Frame 1 (no input): blank canvas, image omitted
Frame 60 (no input): blank canvas, image omitted
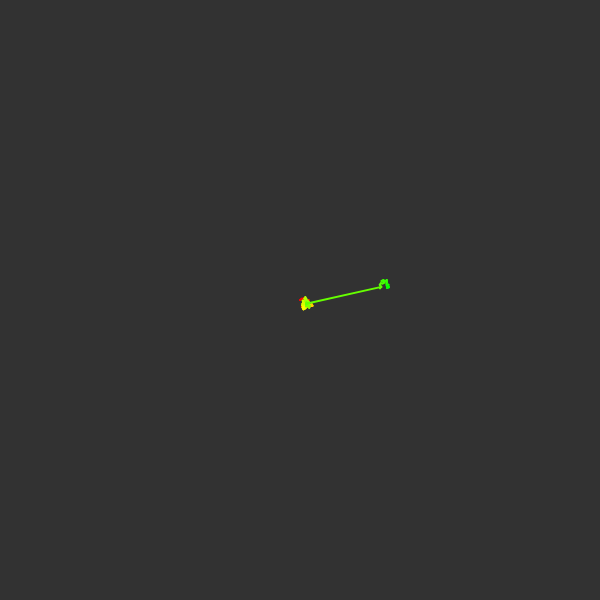
Frame 120 (the mouse pressed at the canvas centre since frame 60)

The p5.js sketch whose frames 1 and 60 were blank and that drew this single picture after the mouse press (run headless with seeded random() and noise() and a simulated clock; from frame 60 on, the mouse is pressed at the canvas centre):

// p5.js sketch
// ── sketch.js
let pos;
let previous;
let n = 0;

function setup() {
  createCanvas(600, 600);
  background(50);
  colorMode(HSB);
  pos = createVector(width / 2, height / 2);
  previous = pos.copy();
}

function draw() {
  stroke(n % 256, 255, 255);
  n++;
  strokeWeight(2);
  line(pos.x, pos.y, previous.x, previous.y);
  previous.set(pos);
  let step = p5.Vector.random2D();
  let r = random(1);
  //Levy flight
  if (r < 0.01) {
    step.mult(random(50, 100));
  } else {
    step.setMag(2);
  }
  pos = pos.add(step);
}
